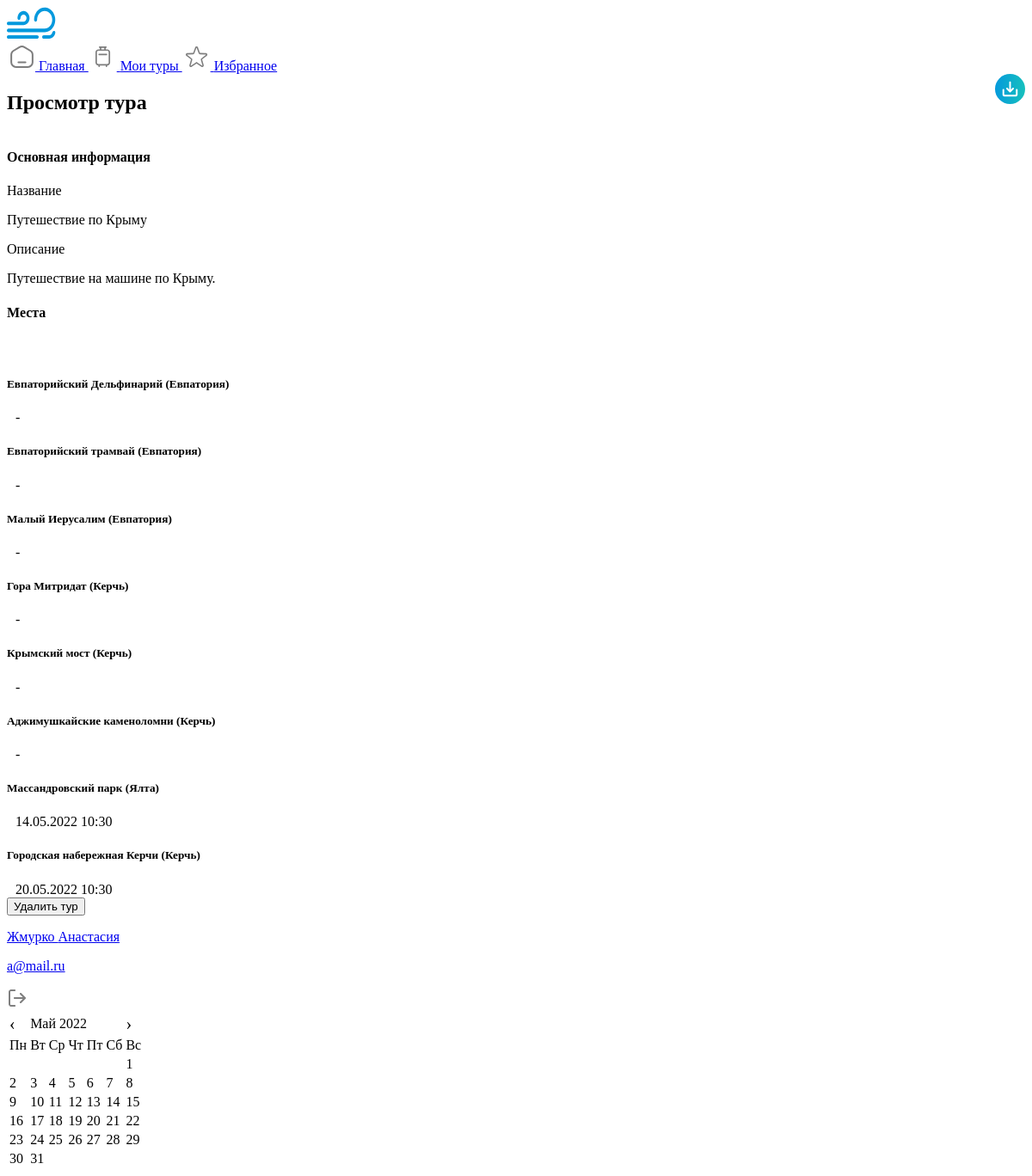
The page /users/my_trip/13 (signed in) on the database as committed earlier.
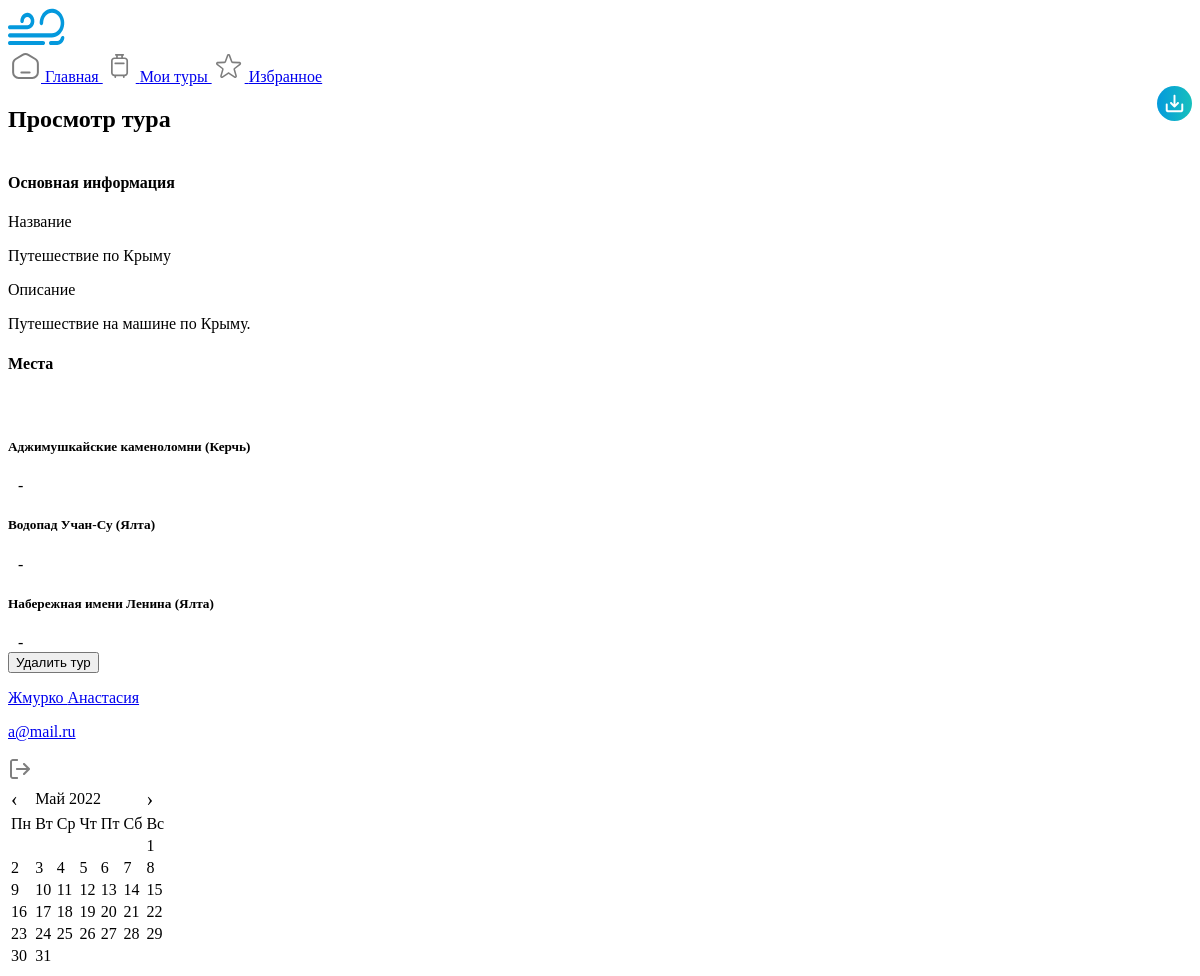
The same page on the database as committed later.
### trip/models.py (models this page shows, shortened)
class UserPlace(models.Model):
    trip = models.ForeignKey(UserTrip, on_delete=models.CASCADE, verbose_name='Тур')
    place = models.ForeignKey(Place, on_delete=models.CASCADE, verbose_name='Место')
    visit_date = models.DateField(blank=True, null=True, verbose_name='Дата')
    visit_time = models.TimeField(blank=True, null=True, verbose_name='Время')

### place/models.py (models this page shows, shortened)
class Place(models.Model):
    class Meta:
        verbose_name = 'Место'
        verbose_name_plural = 'Место'
    title = models.CharField(max_length=255, verbose_name='Место')
    description = models.TextField(verbose_name='Описание', blank=True, null=True)
    address = models.TextField(verbose_name='Адрес', blank=True, null=True)
    coordinates = models.TextField(verbose_name='Координаты')
    price = models.FloatField(verbose_name='Цена', blank=True, null=True)
    city = models.ForeignKey(City, verbose_name='Город', on_delete=models.CASCADE, blank=True, null=True)
    district = models.ForeignKey(District, on_delete=models.CASCADE, verbose_name='Район')
    season = models.ForeignKey(Season, on_delete=models.CASCADE, verbose_name='Сезон')
    tag = models.ManyToManyField(Tag, verbose_name='Теги', blank=True)
    type = models.ForeignKey(TypePlace, verbose_name='Тип места', on_delete=models.CASCADE)
    contact = models.ForeignKey(Contact, on_delete=models.SET_NULL, verbose_name='Контакты', null=True, blank=True)
    image = models.ManyToManyField(Image, verbose_name='Изображения', blank=True)
    def one_image(self):
        return self.image.all()[0]

class City(models.Model):
    class Meta:
        verbose_name = 'Город'
        verbose_name_plural = 'Город'
    title = models.CharField(max_length=255, verbose_name='Название')
    description = models.TextField(verbose_name='Описание', blank=True, null=True)
    def __str__(self):
        return self.title

### users/views.py (the view)
# urls.py: path('my_trip/<int:id>', my_trip, name='my_trip'),
@login_required()
def my_trip(request, id):
    trip = UserTrip.objects.get(id=id)
    title = trip.title
    places = UserPlace.objects.filter(trip=trip).order_by('visit_date', 'visit_time')
    return render(request, 'trip/my_trip.html', locals())

### templates/trip/my_trip.html (shortened to what the changed rows need)
<!DOCTYPE html>
<html lang="en">
<head>
    <link rel="stylesheet/less" type="text/css" href="/static/fonts/static/font.css">
    <link rel="stylesheet/less" type="text/css" href="/static/css/user/style.less">
</head>
<body>
<div class="user-content max-content">
    <div class="content">
        <div style="display: flex; justify-content: space-between;">
            <h2>Просмотр тура</h2>
        </div>
        <div class="my-trip-place white-block">
            <div class="my-trip-place-show">
                {% for item in places %}
                    <div class="block-place">
                        <div class="text">
                            <h5>{{ item.place.title }} ({{ item.place.city }})</h5>
                            <div style="display: flex; align-content: center; gap: 10px">
                                {% if item.visit_time and not item.visit_date %}
                                    <span class="iconify" data-icon="akar-icons:clock"
                                          style="color: #170f49; font-size: 20px;"></span>
                                    <span>
                                        {{ item.visit_time|time:"H:i" }}
                                    </span>
                                {% else %}
                                    <span>
                                        {% if not item.visit_date %}
                                            -
                                        {% else %}
                                            {{ item.visit_date|date:"d.m.Y" }} {{ item.visit_time|time:"H:i" }}
                                        {% endif %}
                                    </span>
                                {% endif %}
                            </div>
                        </div>
                    </div>
                {% endfor %}
            </div>
        </div>
    </div>
    <div class="right-sidebar">
        <div class="calendar">
            <table id="calendar2">
                <thead>
                <tr>
                    <td style="font-size: 20px">‹</td>
                    <td colspan="5"></td>
                    <td style="font-size: 20px">›</td>
                </tr>
                <tr>
                    <td>Пн</td>
                    <td>Вт</td>
                    <td>Ср</td>
                    <td>Чт</td>
                    <td>Пт</td>
                    <td>Сб</td>
                    <td>Вс</td>
                </tr>
                </thead>
            </table>
        </div>
    </div>
</div>
</body>
</html>

Rows that differ between the two databases and show on the page:
removed UserPlace: place "Евпаторийский Дельфинарий", place.city "Евпатория"
removed UserPlace: place "Евпаторийский трамвай", place.city "Евпатория"
removed UserPlace: place "Малый Иерусалим", place.city "Евпатория"
removed UserPlace: place "Гора Митридат", place.city "Керчь"
removed UserPlace: place "Крымский мост", place.city "Керчь"
removed UserPlace: place "Массандровский парк", place.city "Ялта", visit_date "14.05.2022", visit_time "10:30"
removed UserPlace: place "Городская набережная Керчи", place.city "Керчь", visit_date "20.05.2022", visit_time "10:30"
added UserPlace: place "Водопад Учан-Су", place.city "Ялта"
added UserPlace: place "Набережная имени Ленина", place.city "Ялта"
